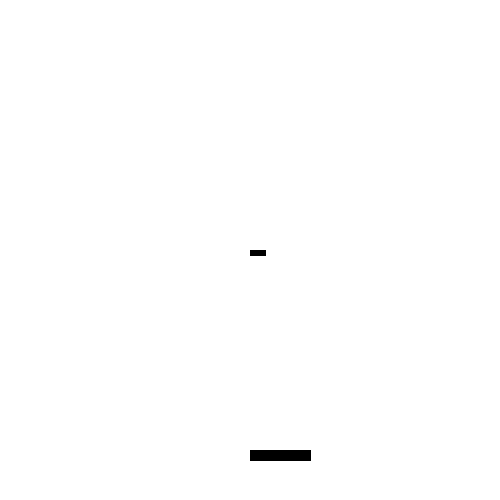
Frame 1 (no input)
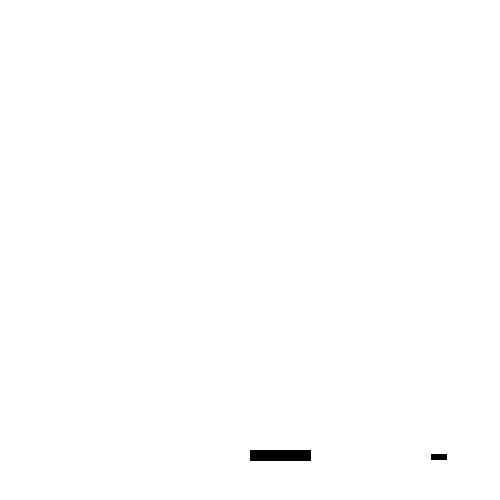
Frame 60 (the mouse pressed at the canvas centre just before this capture)
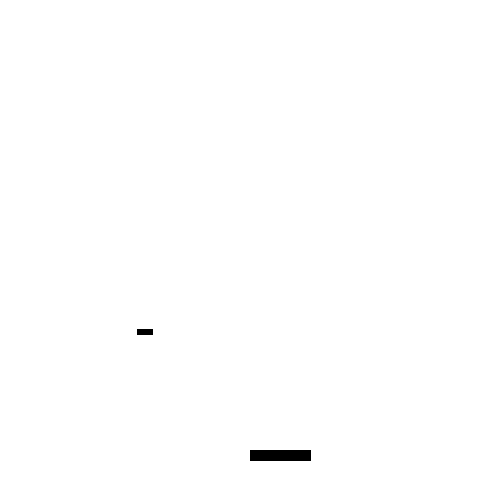
Frame 120 (the mouse held since frame 60 and released just before this capture)

The Processing sketch that drew these frames (run headless with seeded random() and noise(); from frame 60 on, the mouse is pressed at the canvas centre):

// Processing sketch: Game_Demo
// ── Game_Demo.pde


Paddle myPaddle;
Brick myMovingBrick;

void setup() {
  size(500, 500);
  myPaddle = new Paddle(width/2, height/2 + 200, 60, 10);
  myMovingBrick = new Brick(width/2, height/2);
}

void draw() {
  background(255);
  myPaddle.display();
  myPaddle.update();
  myMovingBrick.display();
  myMovingBrick.update();
}

// ── Bricks.pde
class Brick {
  final int brickW = 15;
  final int brickH = 5;
  float brickX;
  float brickY;
  float xSpeed;
  float ySpeed;
  float angle;
  PVector speed;
  
  
  void startAngle(int x) {
    angle = 0;
    if(x == 1) {
      angle = random(30, 50);
    } else if (x == 2) {
      angle = random(130, 150);
    }
  }
  Brick(float brickX, float brickY) {
    this.brickX = brickX;
    this.brickY = brickY; 
    startAngle(int(random(1, 2)));
    xSpeed = cos(radians(angle)) * 6;
    ySpeed = sin(radians(angle)) * 6;
    
  }
  
  void display() {
   fill(0);
   rect(brickX, brickY, brickW, brickH); 
  }
  
  void update() {
    rectMode(CORNER);
    brickX += xSpeed;
    brickY += ySpeed;
    
    if(myMovingBrick.brickX + brickW > width || myMovingBrick.brickX < 0) {
      xSpeed = -xSpeed;     
    } else if (myMovingBrick.brickY + brickH > height || myMovingBrick.brickY < 0) {
      ySpeed = -ySpeed; 
    }
    if(myMovingBrick.brickX > myPaddle.x && 
       myMovingBrick.brickX + brickW < myPaddle.x + myPaddle.w && 
       myMovingBrick.brickY + brickH >= myPaddle.y && 
       myMovingBrick.brickY + brickH <= myPaddle.y + myPaddle.h) {
        xSpeed = -xSpeed;
        ySpeed = -ySpeed;
    }
  }
}

// ── Paddle.pde
class Paddle {
  float x, y, w, h;
  float xVel = 5;

  Paddle (float x, float y, float w, float h) {
    this.x = x;
    this.y = y;
    this.w = w;
    this.h = h;
    rectMode(CORNER);
  }

  void display() {
    fill(0);
    rect(x, y, w, h);
  }

  void update() {
    if (rightPressed == true) {
      x+=xVel;
    }
    if (leftPressed == true) {
      x-=xVel;
    }
  }
}

boolean rightPressed = false;
boolean leftPressed = false;

void keyPressed() {
  if (key == CODED) {
    if (keyCode == RIGHT) {
      rightPressed = true;
    }
    if (keyCode == LEFT) {
      leftPressed = true;
    }
  }
}

void keyReleased() {
  rightPressed= false;
  leftPressed= false;
}
